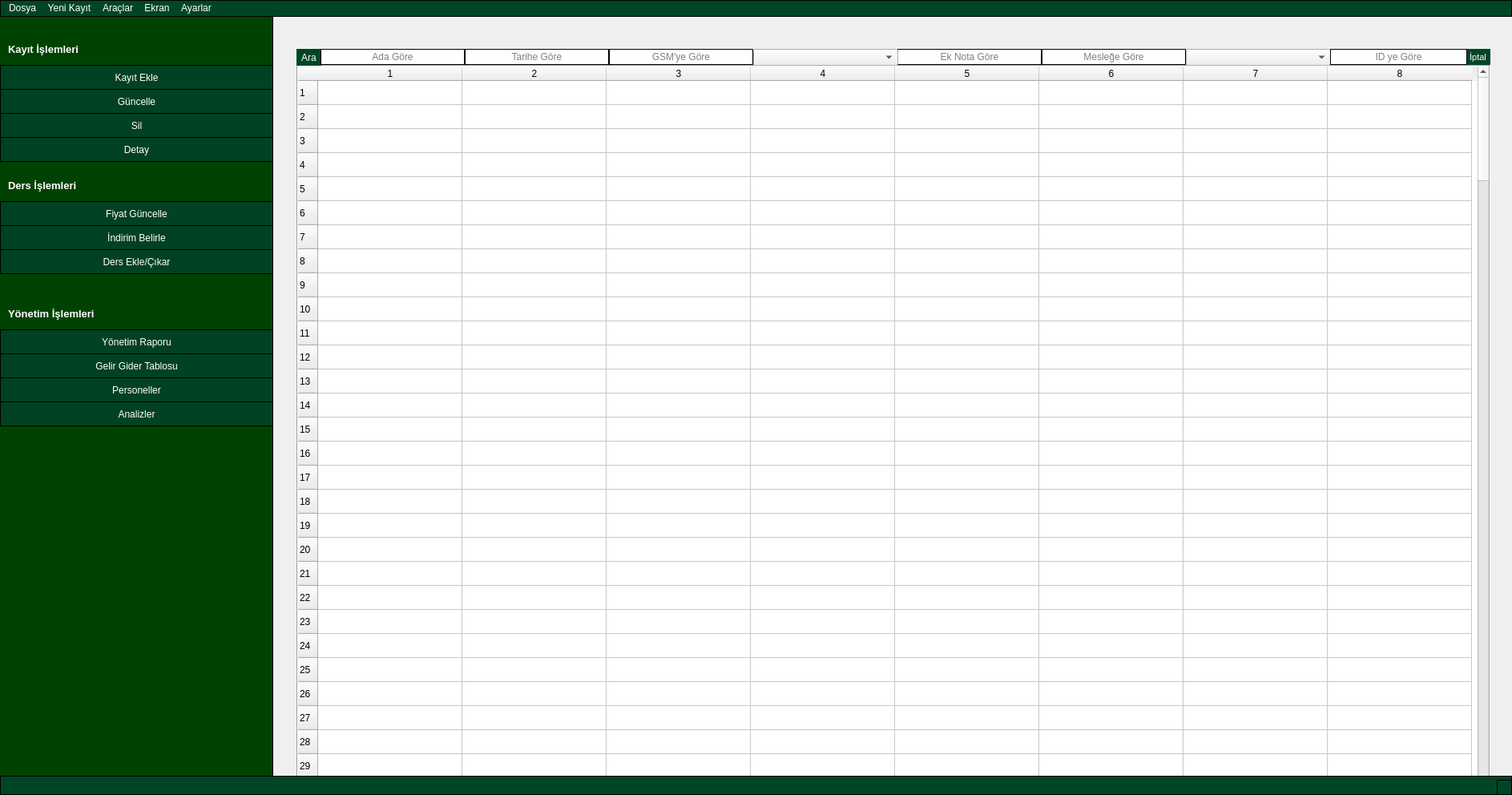
<?xml version="1.0" encoding="UTF-8"?>
<ui version="4.0">
 <class>MainWindow</class>
 <widget class="QMainWindow" name="MainWindow">
  <property name="windowModality">
   <enum>Qt::NonModal</enum>
  </property>
  <property name="geometry">
   <rect>
    <x>0</x>
    <y>0</y>
    <width>1887</width>
    <height>992</height>
   </rect>
  </property>
  <property name="sizePolicy">
   <sizepolicy hsizetype="Maximum" vsizetype="Maximum">
    <horstretch>0</horstretch>
    <verstretch>0</verstretch>
   </sizepolicy>
  </property>
  <property name="windowTitle">
   <string>Mimari Bilişim Akademisi Veritabanı - Beta 0.8</string>
  </property>
  <property name="windowIcon">
   <iconset>
    <normaloff>../assets/mba_logo.ico</normaloff>../assets/mba_logo.ico</iconset>
  </property>
  <property name="styleSheet">
   <string notr="true"/>
  </property>
  <property name="iconSize">
   <size>
    <width>24</width>
    <height>24</height>
   </size>
  </property>
  <property name="toolButtonStyle">
   <enum>Qt::ToolButtonIconOnly</enum>
  </property>
  <widget class="QWidget" name="centralwidget">
   <property name="sizePolicy">
    <sizepolicy hsizetype="Expanding" vsizetype="Expanding">
     <horstretch>0</horstretch>
     <verstretch>0</verstretch>
    </sizepolicy>
   </property>
   <property name="mouseTracking">
    <bool>false</bool>
   </property>
   <property name="tabletTracking">
    <bool>false</bool>
   </property>
   <widget class="QTableWidget" name="tbllistele">
    <property name="enabled">
     <bool>true</bool>
    </property>
    <property name="geometry">
     <rect>
      <x>370</x>
      <y>60</y>
      <width>1490</width>
      <height>921</height>
     </rect>
    </property>
    <property name="sizePolicy">
     <sizepolicy hsizetype="Expanding" vsizetype="Expanding">
      <horstretch>0</horstretch>
      <verstretch>0</verstretch>
     </sizepolicy>
    </property>
    <property name="baseSize">
     <size>
      <width>0</width>
      <height>0</height>
     </size>
    </property>
    <property name="mouseTracking">
     <bool>false</bool>
    </property>
    <property name="tabletTracking">
     <bool>false</bool>
    </property>
    <property name="acceptDrops">
     <bool>false</bool>
    </property>
    <property name="layoutDirection">
     <enum>Qt::LeftToRight</enum>
    </property>
    <property name="styleSheet">
     <string notr="true"/>
    </property>
    <property name="frameShape">
     <enum>QFrame::Box</enum>
    </property>
    <property name="frameShadow">
     <enum>QFrame::Sunken</enum>
    </property>
    <property name="lineWidth">
     <number>1</number>
    </property>
    <property name="autoScrollMargin">
     <number>16</number>
    </property>
    <property name="tabKeyNavigation">
     <bool>true</bool>
    </property>
    <property name="alternatingRowColors">
     <bool>false</bool>
    </property>
    <property name="selectionMode">
     <enum>QAbstractItemView::ExtendedSelection</enum>
    </property>
    <property name="selectionBehavior">
     <enum>QAbstractItemView::SelectRows</enum>
    </property>
    <property name="showGrid">
     <bool>true</bool>
    </property>
    <property name="gridStyle">
     <enum>Qt::CustomDashLine</enum>
    </property>
    <property name="sortingEnabled">
     <bool>false</bool>
    </property>
    <property name="wordWrap">
     <bool>true</bool>
    </property>
    <property name="cornerButtonEnabled">
     <bool>true</bool>
    </property>
    <property name="rowCount">
     <number>200</number>
    </property>
    <property name="columnCount">
     <number>8</number>
    </property>
    <attribute name="horizontalHeaderCascadingSectionResizes">
     <bool>false</bool>
    </attribute>
    <attribute name="horizontalHeaderDefaultSectionSize">
     <number>180</number>
    </attribute>
    <row/>
    <row/>
    <row/>
    <row/>
    <row/>
    <row/>
    <row/>
    <row/>
    <row/>
    <row/>
    <row/>
    <row/>
    <row/>
    <row/>
    <row/>
    <row/>
    <row/>
    <row/>
    <row/>
    <row/>
    <row/>
    <row/>
    <row/>
    <row/>
    <row/>
    <row/>
    <row/>
    <row/>
    <row/>
    <row/>
    <row/>
    <row/>
    <row/>
    <row/>
    <row/>
    <row/>
    <row/>
    <row/>
    <row/>
    <row/>
    <row/>
    <row/>
    <row/>
    <row/>
    <row/>
    <row/>
    <row/>
    <row/>
    <row/>
    <row/>
    <row/>
    <row/>
    <row/>
    <row/>
    <row/>
    <row/>
    <row/>
    <row/>
    <row/>
    <row/>
    <row/>
    <row/>
    <row/>
    <row/>
    <row/>
    <row/>
    <row/>
    <row/>
    <row/>
    <row/>
    <row/>
    <row/>
    <row/>
    <row/>
    <row/>
    <row/>
    <row/>
    <row/>
    <row/>
    <row/>
    <row/>
    <row/>
    <row/>
    <row/>
    <row/>
    <row/>
    <row/>
    <row/>
    <row/>
    <row/>
    <row/>
    <row/>
    <row/>
    <row/>
    <row/>
    <row/>
    <row/>
    <row/>
    <row/>
    <row/>
    <row/>
    <row/>
    <row/>
    <row/>
    <row/>
    <row/>
    <row/>
    <row/>
    <row/>
    <row/>
    <row/>
    <row/>
    <row/>
    <row/>
    <row/>
    <row/>
    <row/>
    <row/>
    <row/>
    <row/>
    <row/>
    <row/>
    <row/>
    <row/>
    <row/>
    <row/>
    <row/>
    <row/>
    <row/>
    <row/>
    <row/>
    <row/>
    <row/>
    <row/>
    <row/>
    <row/>
    <row/>
    <row/>
    <row/>
    <row/>
    <row/>
    <row/>
    <row/>
    <row/>
    <row/>
    <row/>
    <row/>
    <row/>
    <row/>
    <row/>
    <row/>
    <row/>
    <row/>
    <row/>
    <row/>
    <row/>
    <row/>
    <row/>
    <row/>
    <row/>
    <row/>
    <row/>
    <row/>
    <row/>
    <row/>
    <row/>
    <row/>
    <row/>
    <row/>
    <row/>
    <row/>
    <row/>
    <row/>
    <row/>
    <row/>
    <row/>
    <row/>
    <row/>
    <row/>
    <row/>
    <row/>
    <row/>
    <row/>
    <row/>
    <row/>
    <row/>
    <row/>
    <row/>
    <row/>
    <row/>
    <row/>
    <row/>
    <row/>
    <row/>
    <row/>
    <row/>
    <row/>
    <row/>
    <row/>
    <row/>
    <column/>
    <column/>
    <column/>
    <column/>
    <column/>
    <column/>
    <column/>
    <column/>
   </widget>
   <widget class="QPushButton" name="btnara">
    <property name="geometry">
     <rect>
      <x>370</x>
      <y>40</y>
      <width>31</width>
      <height>21</height>
     </rect>
    </property>
    <property name="styleSheet">
     <string notr="true">border:none;
background-color:#004626;
color:white;</string>
    </property>
    <property name="text">
     <string>Ara</string>
    </property>
   </widget>
   <widget class="QFrame" name="frame">
    <property name="geometry">
     <rect>
      <x>-50</x>
      <y>-310</y>
      <width>391</width>
      <height>5000</height>
     </rect>
    </property>
    <property name="styleSheet">
     <string notr="true">border: 1px solid black;
background-color: #004201;
</string>
    </property>
    <property name="frameShape">
     <enum>QFrame::StyledPanel</enum>
    </property>
    <property name="frameShadow">
     <enum>QFrame::Raised</enum>
    </property>
    <widget class="QPushButton" name="btnekle">
     <property name="geometry">
      <rect>
       <x>50</x>
       <y>370</y>
       <width>341</width>
       <height>31</height>
      </rect>
     </property>
     <property name="styleSheet">
      <string notr="true">color:white;
background-color: #004221;
</string>
     </property>
     <property name="text">
      <string>Kayıt Ekle</string>
     </property>
    </widget>
    <widget class="QPushButton" name="btnsil">
     <property name="geometry">
      <rect>
       <x>50</x>
       <y>430</y>
       <width>341</width>
       <height>31</height>
      </rect>
     </property>
     <property name="styleSheet">
      <string notr="true">color:white;
background-color: #004221;
</string>
     </property>
     <property name="text">
      <string>Sil</string>
     </property>
    </widget>
    <widget class="QPushButton" name="btndetay">
     <property name="geometry">
      <rect>
       <x>50</x>
       <y>460</y>
       <width>341</width>
       <height>31</height>
      </rect>
     </property>
     <property name="styleSheet">
      <string notr="true">color:white;
background-color: #004221;
</string>
     </property>
     <property name="text">
      <string>Detay</string>
     </property>
    </widget>
    <widget class="QPushButton" name="btnlistele">
     <property name="geometry">
      <rect>
       <x>50</x>
       <y>400</y>
       <width>341</width>
       <height>31</height>
      </rect>
     </property>
     <property name="styleSheet">
      <string notr="true">color:white;
background-color: #004221;
</string>
     </property>
     <property name="text">
      <string>Güncelle</string>
     </property>
    </widget>
    <widget class="QLabel" name="label">
     <property name="geometry">
      <rect>
       <x>60</x>
       <y>340</y>
       <width>171</width>
       <height>21</height>
      </rect>
     </property>
     <property name="font">
      <font>
       <pointsize>10</pointsize>
       <bold>true</bold>
      </font>
     </property>
     <property name="styleSheet">
      <string notr="true">border:none;
color:white;
</string>
     </property>
     <property name="text">
      <string>Kayıt İşlemleri</string>
     </property>
     <property name="alignment">
      <set>Qt::AlignLeading|Qt::AlignLeft|Qt::AlignVCenter</set>
     </property>
    </widget>
    <widget class="QLabel" name="label_2">
     <property name="geometry">
      <rect>
       <x>60</x>
       <y>510</y>
       <width>181</width>
       <height>21</height>
      </rect>
     </property>
     <property name="font">
      <font>
       <pointsize>10</pointsize>
       <bold>true</bold>
      </font>
     </property>
     <property name="styleSheet">
      <string notr="true">border:none;
color:white
</string>
     </property>
     <property name="text">
      <string>Ders İşlemleri</string>
     </property>
     <property name="alignment">
      <set>Qt::AlignLeading|Qt::AlignLeft|Qt::AlignVCenter</set>
     </property>
    </widget>
    <widget class="QPushButton" name="btnfiyatg">
     <property name="geometry">
      <rect>
       <x>50</x>
       <y>540</y>
       <width>341</width>
       <height>31</height>
      </rect>
     </property>
     <property name="styleSheet">
      <string notr="true">color:white;
background-color: #004221;
</string>
     </property>
     <property name="text">
      <string>Fiyat Güncelle</string>
     </property>
    </widget>
    <widget class="QPushButton" name="btnindirim">
     <property name="geometry">
      <rect>
       <x>50</x>
       <y>570</y>
       <width>341</width>
       <height>31</height>
      </rect>
     </property>
     <property name="styleSheet">
      <string notr="true">color:white;
background-color: #004221;
</string>
     </property>
     <property name="text">
      <string>İndirim Belirle</string>
     </property>
    </widget>
    <widget class="QPushButton" name="btndersekle">
     <property name="geometry">
      <rect>
       <x>50</x>
       <y>600</y>
       <width>341</width>
       <height>31</height>
      </rect>
     </property>
     <property name="styleSheet">
      <string notr="true">color:white;
background-color: #004221;
</string>
     </property>
     <property name="text">
      <string>Ders Ekle/Çıkar</string>
     </property>
    </widget>
    <widget class="QPushButton" name="btnrapor">
     <property name="geometry">
      <rect>
       <x>50</x>
       <y>700</y>
       <width>341</width>
       <height>31</height>
      </rect>
     </property>
     <property name="styleSheet">
      <string notr="true">color:white;
background-color: #004221;
</string>
     </property>
     <property name="text">
      <string>Yönetim Raporu</string>
     </property>
    </widget>
    <widget class="QPushButton" name="btngelirgider">
     <property name="geometry">
      <rect>
       <x>50</x>
       <y>730</y>
       <width>341</width>
       <height>31</height>
      </rect>
     </property>
     <property name="styleSheet">
      <string notr="true">color:white;
background-color: #004221;
</string>
     </property>
     <property name="text">
      <string>Gelir Gider Tablosu</string>
     </property>
    </widget>
    <widget class="QPushButton" name="btnpersoneller">
     <property name="geometry">
      <rect>
       <x>50</x>
       <y>760</y>
       <width>341</width>
       <height>31</height>
      </rect>
     </property>
     <property name="styleSheet">
      <string notr="true">color:white;
background-color: #004221;
</string>
     </property>
     <property name="text">
      <string>Personeller</string>
     </property>
    </widget>
    <widget class="QLabel" name="label_6">
     <property name="geometry">
      <rect>
       <x>60</x>
       <y>670</y>
       <width>181</width>
       <height>21</height>
      </rect>
     </property>
     <property name="font">
      <font>
       <pointsize>10</pointsize>
       <bold>true</bold>
      </font>
     </property>
     <property name="styleSheet">
      <string notr="true">border:none;
color:white
</string>
     </property>
     <property name="text">
      <string>Yönetim İşlemleri</string>
     </property>
     <property name="alignment">
      <set>Qt::AlignLeading|Qt::AlignLeft|Qt::AlignVCenter</set>
     </property>
    </widget>
    <widget class="QLabel" name="logo">
     <property name="geometry">
      <rect>
       <x>70</x>
       <y>910</y>
       <width>301</width>
       <height>281</height>
      </rect>
     </property>
     <property name="styleSheet">
      <string notr="true">border:none;</string>
     </property>
     <property name="text">
      <string/>
     </property>
    </widget>
    <widget class="QPushButton" name="btnpersoneller_2">
     <property name="geometry">
      <rect>
       <x>50</x>
       <y>790</y>
       <width>341</width>
       <height>31</height>
      </rect>
     </property>
     <property name="styleSheet">
      <string notr="true">color:white;
background-color: #004221;
</string>
     </property>
     <property name="text">
      <string>Analizler</string>
     </property>
    </widget>
   </widget>
   <widget class="QLineEdit" name="lnearaad">
    <property name="geometry">
     <rect>
      <x>400</x>
      <y>40</y>
      <width>180</width>
      <height>20</height>
     </rect>
    </property>
    <property name="tabletTracking">
     <bool>false</bool>
    </property>
    <property name="autoFillBackground">
     <bool>false</bool>
    </property>
    <property name="styleSheet">
     <string notr="true">border:1px solid black;</string>
    </property>
    <property name="inputMask">
     <string/>
    </property>
    <property name="text">
     <string/>
    </property>
    <property name="alignment">
     <set>Qt::AlignCenter</set>
    </property>
    <property name="placeholderText">
     <string>Ada Göre</string>
    </property>
   </widget>
   <widget class="QLineEdit" name="lnearatarih">
    <property name="geometry">
     <rect>
      <x>580</x>
      <y>40</y>
      <width>180</width>
      <height>20</height>
     </rect>
    </property>
    <property name="tabletTracking">
     <bool>false</bool>
    </property>
    <property name="styleSheet">
     <string notr="true">border:1px solid black;</string>
    </property>
    <property name="inputMask">
     <string/>
    </property>
    <property name="text">
     <string/>
    </property>
    <property name="alignment">
     <set>Qt::AlignCenter</set>
    </property>
    <property name="placeholderText">
     <string>Tarihe Göre</string>
    </property>
   </widget>
   <widget class="QLineEdit" name="lnearagsm">
    <property name="geometry">
     <rect>
      <x>760</x>
      <y>40</y>
      <width>180</width>
      <height>20</height>
     </rect>
    </property>
    <property name="tabletTracking">
     <bool>false</bool>
    </property>
    <property name="styleSheet">
     <string notr="true">border:1px solid black;</string>
    </property>
    <property name="inputMask">
     <string/>
    </property>
    <property name="text">
     <string/>
    </property>
    <property name="alignment">
     <set>Qt::AlignCenter</set>
    </property>
    <property name="placeholderText">
     <string>GSM'ye Göre</string>
    </property>
   </widget>
   <widget class="QLineEdit" name="lnearanot">
    <property name="geometry">
     <rect>
      <x>1120</x>
      <y>40</y>
      <width>180</width>
      <height>20</height>
     </rect>
    </property>
    <property name="tabletTracking">
     <bool>false</bool>
    </property>
    <property name="styleSheet">
     <string notr="true">border:1px solid black;</string>
    </property>
    <property name="inputMask">
     <string/>
    </property>
    <property name="text">
     <string/>
    </property>
    <property name="alignment">
     <set>Qt::AlignCenter</set>
    </property>
    <property name="placeholderText">
     <string>Ek Nota Göre</string>
    </property>
   </widget>
   <widget class="QPushButton" name="sutun_btn">
    <property name="geometry">
     <rect>
      <x>1829</x>
      <y>40</y>
      <width>31</width>
      <height>20</height>
     </rect>
    </property>
    <property name="font">
     <font>
      <pointsize>8</pointsize>
     </font>
    </property>
    <property name="styleSheet">
     <string notr="true">border:none;
background-color:#004626;
color:white;</string>
    </property>
    <property name="text">
     <string>İptal</string>
    </property>
   </widget>
   <widget class="QComboBox" name="lnesecders">
    <property name="geometry">
     <rect>
      <x>1480</x>
      <y>40</y>
      <width>181</width>
      <height>21</height>
     </rect>
    </property>
    <property name="styleSheet">
     <string notr="true"/>
    </property>
    <property name="currentIndex">
     <number>-1</number>
    </property>
    <property name="placeholderText">
     <string>Derse Göre</string>
    </property>
    <item>
     <property name="text">
      <string>Hepsi</string>
     </property>
    </item>
   </widget>
   <widget class="QComboBox" name="lnesecdurum">
    <property name="geometry">
     <rect>
      <x>940</x>
      <y>40</y>
      <width>181</width>
      <height>21</height>
     </rect>
    </property>
    <property name="font">
     <font>
      <family>Arial</family>
      <pointsize>9</pointsize>
      <kerning>false</kerning>
     </font>
    </property>
    <property name="autoFillBackground">
     <bool>false</bool>
    </property>
    <property name="styleSheet">
     <string notr="true"/>
    </property>
    <property name="currentIndex">
     <number>-1</number>
    </property>
    <property name="placeholderText">
     <string>Duruma Göre</string>
    </property>
    <item>
     <property name="text">
      <string>Kayıt</string>
     </property>
    </item>
    <item>
     <property name="text">
      <string>Görüşme</string>
     </property>
    </item>
    <item>
     <property name="text">
      <string>Olumlu</string>
     </property>
    </item>
    <item>
     <property name="text">
      <string>Kararsız</string>
     </property>
    </item>
    <item>
     <property name="text">
      <string>Olumsuz</string>
     </property>
    </item>
    <item>
     <property name="text">
      <string>Hepsi</string>
     </property>
    </item>
   </widget>
   <widget class="QLineEdit" name="lnearaid">
    <property name="geometry">
     <rect>
      <x>1660</x>
      <y>40</y>
      <width>171</width>
      <height>20</height>
     </rect>
    </property>
    <property name="tabletTracking">
     <bool>false</bool>
    </property>
    <property name="styleSheet">
     <string notr="true">border:1px solid black;</string>
    </property>
    <property name="inputMask">
     <string/>
    </property>
    <property name="text">
     <string/>
    </property>
    <property name="alignment">
     <set>Qt::AlignCenter</set>
    </property>
    <property name="placeholderText">
     <string>ID ye Göre</string>
    </property>
   </widget>
   <widget class="QLineEdit" name="lnearameslek">
    <property name="geometry">
     <rect>
      <x>1300</x>
      <y>40</y>
      <width>180</width>
      <height>20</height>
     </rect>
    </property>
    <property name="tabletTracking">
     <bool>false</bool>
    </property>
    <property name="styleSheet">
     <string notr="true">border:1px solid black;</string>
    </property>
    <property name="inputMask">
     <string/>
    </property>
    <property name="text">
     <string/>
    </property>
    <property name="alignment">
     <set>Qt::AlignCenter</set>
    </property>
    <property name="placeholderText">
     <string>Mesleğe Göre</string>
    </property>
   </widget>
   <widget class="QWidget" name="wdg_slider" native="true">
    <property name="geometry">
     <rect>
      <x>310</x>
      <y>0</y>
      <width>1641</width>
      <height>26</height>
     </rect>
    </property>
   </widget>
   <zorder>tbllistele</zorder>
   <zorder>wdg_slider</zorder>
   <zorder>frame</zorder>
   <zorder>btnara</zorder>
   <zorder>lnearaad</zorder>
   <zorder>lnearatarih</zorder>
   <zorder>lnearagsm</zorder>
   <zorder>lnearanot</zorder>
   <zorder>sutun_btn</zorder>
   <zorder>lnesecders</zorder>
   <zorder>lnesecdurum</zorder>
   <zorder>lnearaid</zorder>
   <zorder>lnearameslek</zorder>
  </widget>
  <widget class="QMenuBar" name="menubar">
   <property name="geometry">
    <rect>
     <x>0</x>
     <y>0</y>
     <width>1887</width>
     <height>23</height>
    </rect>
   </property>
   <property name="layoutDirection">
    <enum>Qt::LeftToRight</enum>
   </property>
   <property name="styleSheet">
    <string notr="true">background-color: #004626;
border:1px solid black;
selection-background-color: rgb(0, 0, 0);
selection-color: rgb(0, 0, 0);
selection-color: rgb(170, 255, 255);
color: rgb(255, 255, 255);</string>
   </property>
   <widget class="QMenu" name="menuDosya">
    <property name="geometry">
     <rect>
      <x>302</x>
      <y>102</y>
      <width>155</width>
      <height>74</height>
     </rect>
    </property>
    <property name="styleSheet">
     <string notr="true"/>
    </property>
    <property name="title">
     <string>Dosya</string>
    </property>
    <addaction name="save_exc"/>
   </widget>
   <widget class="QMenu" name="menuAra_lar">
    <property name="title">
     <string>Araçlar</string>
    </property>
    <widget class="QMenu" name="menuDersler">
     <property name="title">
      <string>Dersler</string>
     </property>
     <addaction name="actionFiyat"/>
     <addaction name="actionDers"/>
    </widget>
    <addaction name="actionHesap_Makinesi"/>
    <addaction name="actionNotlar"/>
    <addaction name="menuDersler"/>
   </widget>
   <widget class="QMenu" name="menuEkran">
    <property name="title">
     <string>Ekran</string>
    </property>
   </widget>
   <widget class="QMenu" name="menuAyarlar">
    <property name="layoutDirection">
     <enum>Qt::LeftToRight</enum>
    </property>
    <property name="title">
     <string>Ayarlar</string>
    </property>
    <addaction name="actionG_ncelle"/>
   </widget>
   <widget class="QMenu" name="menuKay_t">
    <property name="title">
     <string>Yeni Kayıt</string>
    </property>
    <addaction name="actionDetayl_Kay_t"/>
   </widget>
   <addaction name="menuDosya"/>
   <addaction name="menuKay_t"/>
   <addaction name="menuAra_lar"/>
   <addaction name="menuEkran"/>
   <addaction name="menuAyarlar"/>
  </widget>
  <widget class="QStatusBar" name="statusbar">
   <property name="styleSheet">
    <string notr="true">background-color:#004626;
border:1px solid black;</string>
   </property>
  </widget>
  <action name="actionM_teri_Ekleme">
   <property name="text">
    <string>Müşteri Ekleme</string>
   </property>
  </action>
  <action name="actionPersonel_Ekleme">
   <property name="text">
    <string>Personel Ekleme</string>
   </property>
  </action>
  <action name="actionE_itmen_Ekleme">
   <property name="text">
    <string>Eğitmen Ekleme</string>
   </property>
  </action>
  <action name="save_exc">
   <property name="text">
    <string>Ecxel Olarak Kaydet</string>
   </property>
  </action>
  <action name="actionDetayl_Kay_t">
   <property name="text">
    <string>Detaylı Kayıt</string>
   </property>
  </action>
  <action name="actionHesap_Makinesi">
   <property name="text">
    <string>Hesap Makinesi</string>
   </property>
  </action>
  <action name="actionNotlar">
   <property name="text">
    <string>Notlar</string>
   </property>
  </action>
  <action name="actionFiyat">
   <property name="text">
    <string>Fiyat Güncelle</string>
   </property>
  </action>
  <action name="actionDers">
   <property name="text">
    <string>Ders Ekle/Çıkar</string>
   </property>
  </action>
  <action name="actionG_ncelle">
   <property name="text">
    <string>Güncelle</string>
   </property>
  </action>
 </widget>
 <resources/>
 <connections/>
</ui>
